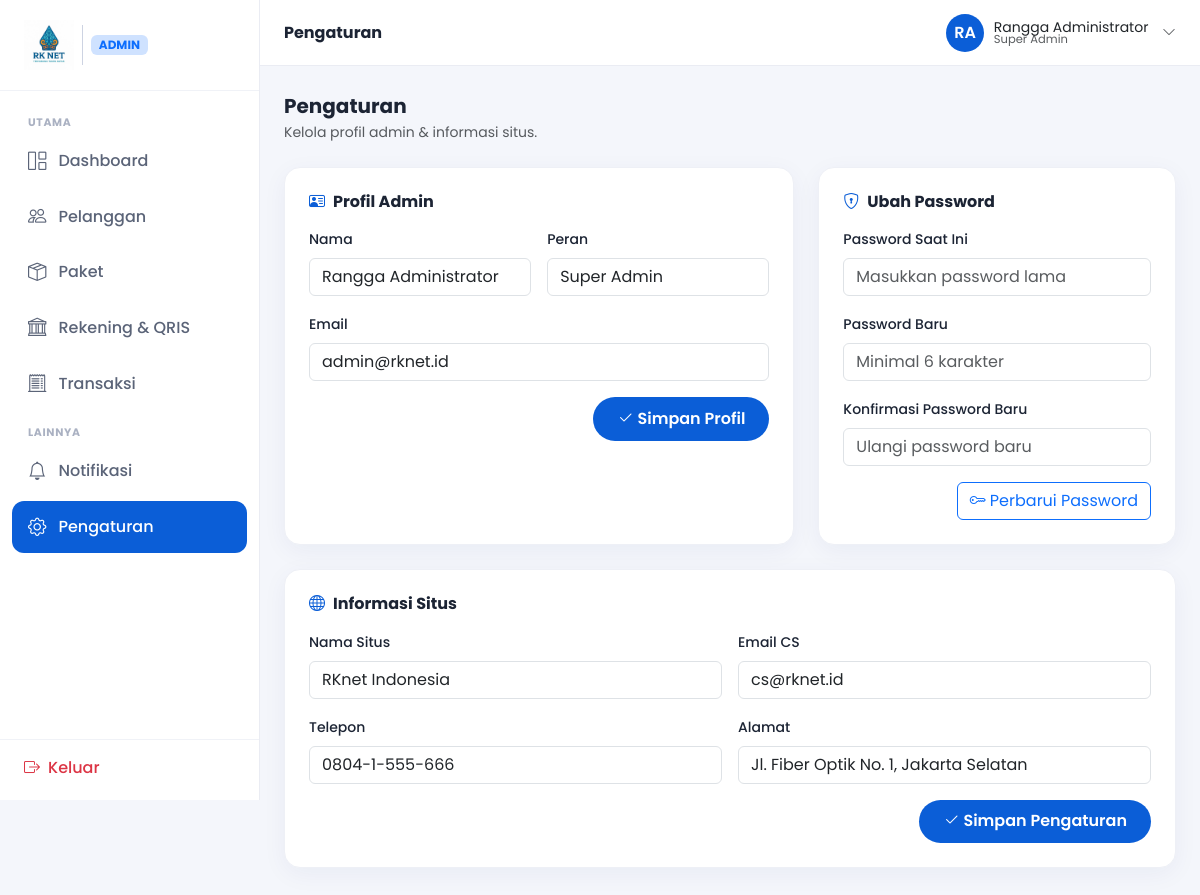
The app's page /admin/pengaturan.php (signed in), older data.
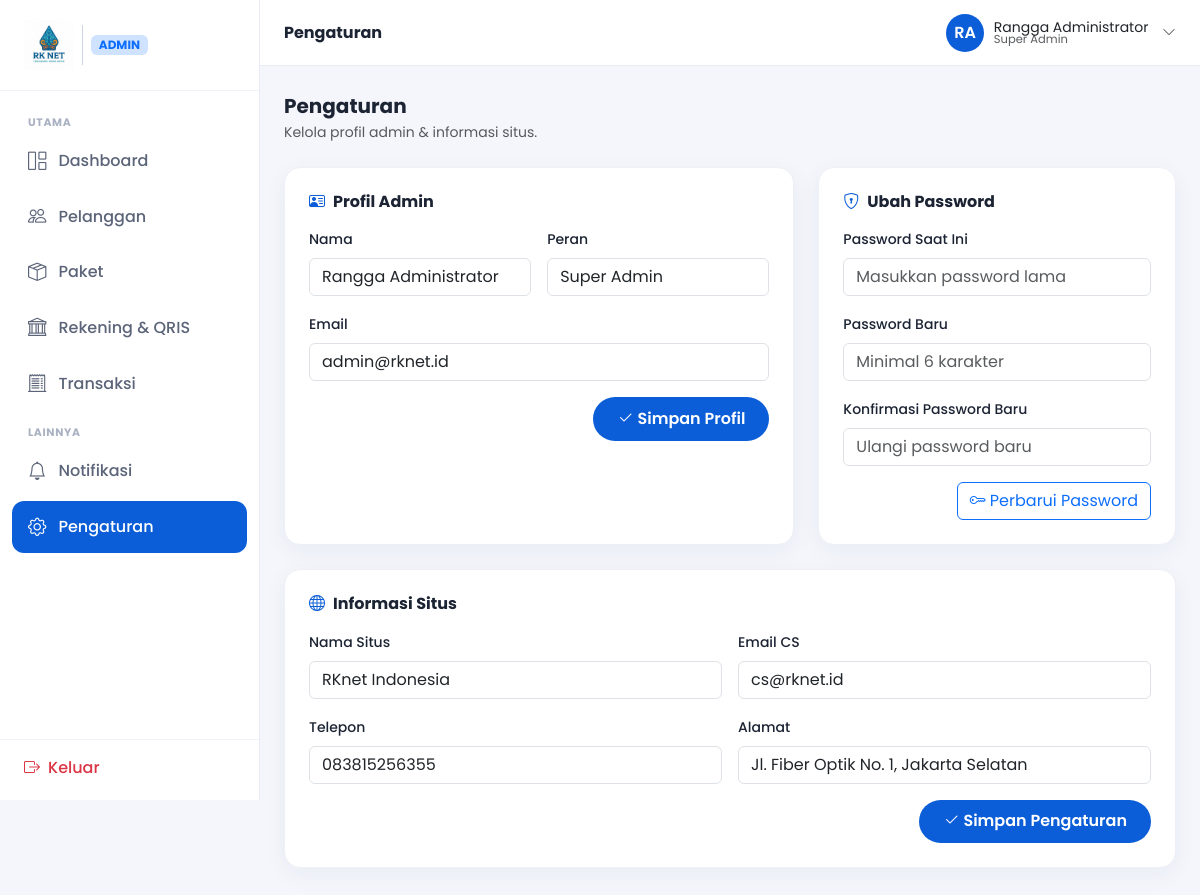
The same page, newer data.
### tables this page shows
CREATE TABLE pengaturan (
    id          INT AUTO_INCREMENT PRIMARY KEY,
    nama_situs  VARCHAR(120) NOT NULL,
    email       VARCHAR(150) NOT NULL,
    telepon     VARCHAR(40)  NOT NULL,
    alamat      VARCHAR(255) NOT NULL
);

### db.php (called while the page is built, shortened)
<?php
function db(): mysqli
{
    static $db = null;
    if ($db !== null) return $db;
    try {
        $db = new mysqli(DB_HOST, DB_USER, DB_PASS, DB_NAME, DB_PORT);
        $db->set_charset('utf8mb4');
    } catch (mysqli_sql_exception $e) {
        pesanErrorDb('Koneksi database gagal.',
            'Pastikan MySQL berjalan di port ' . DB_PORT . ' dan database <code>' . DB_NAME . '</code> sudah dibuat.');
    }
    return $db;
}
function stmtSiap(string $sql, array $params): mysqli_stmt
{
    $stmt = db()->prepare($sql);
    $stmt->execute();
    return $stmt;
}
function kueriSatu(string $sql, array $params = []): ?array
{
    $baris = stmtSiap($sql, $params)->get_result()->fetch_assoc();
    return $baris ?: null;
}

### admin-config.php (called while the page is built, shortened)
<?php
require_once __DIR__ . '/db.php';
$pengaturan = kueriSatu(
    "SELECT nama_situs AS namaSitus, email, telepon, alamat FROM pengaturan LIMIT 1"
);

### admin/pengaturan.php (the view, shortened to what the changed rows need)
<?php
require __DIR__ . '/../admin-config.php';
?>
<!DOCTYPE html>
<html lang="id">
<?php include __DIR__ . '/partials/shell-head.php'; ?>
<?php include __DIR__ . '/partials/shell-open.php'; ?>
  <div class="row g-4">
    <div class="col-12">
      <div class="kartu kartu-pad">
        <form action="aksi-pengaturan.php" method="post" class="row g-3">
          <div class="col-md-6">
            <label class="form-label fw-500 small">Nama Situs</label>
            <input type="text" name="nama_situs" class="form-control" value="<?= htmlspecialchars($pengaturan['namaSitus']) ?>">
          </div>
          <div class="col-md-6">
            <label class="form-label fw-500 small">Email CS</label>
            <input type="email" name="email" class="form-control" value="<?= htmlspecialchars($pengaturan['email']) ?>">
          </div>
          <div class="col-md-6">
            <label class="form-label fw-500 small">Telepon</label>
            <input type="text" name="telepon" class="form-control" value="<?= htmlspecialchars($pengaturan['telepon']) ?>">
          </div>
          <div class="col-md-6">
            <label class="form-label fw-500 small">Alamat</label>
            <input type="text" name="alamat" class="form-control" value="<?= htmlspecialchars($pengaturan['alamat']) ?>">
          </div>
        </form>
      </div>
    </div>
  </div>
<?php include __DIR__ . '/partials/shell-close.php'; ?>

Row changes from the older to the newer data that the page shows:
changed pengaturan "RKnet Indonesia": telepon "0804-1-555-666" → "083815256355"
